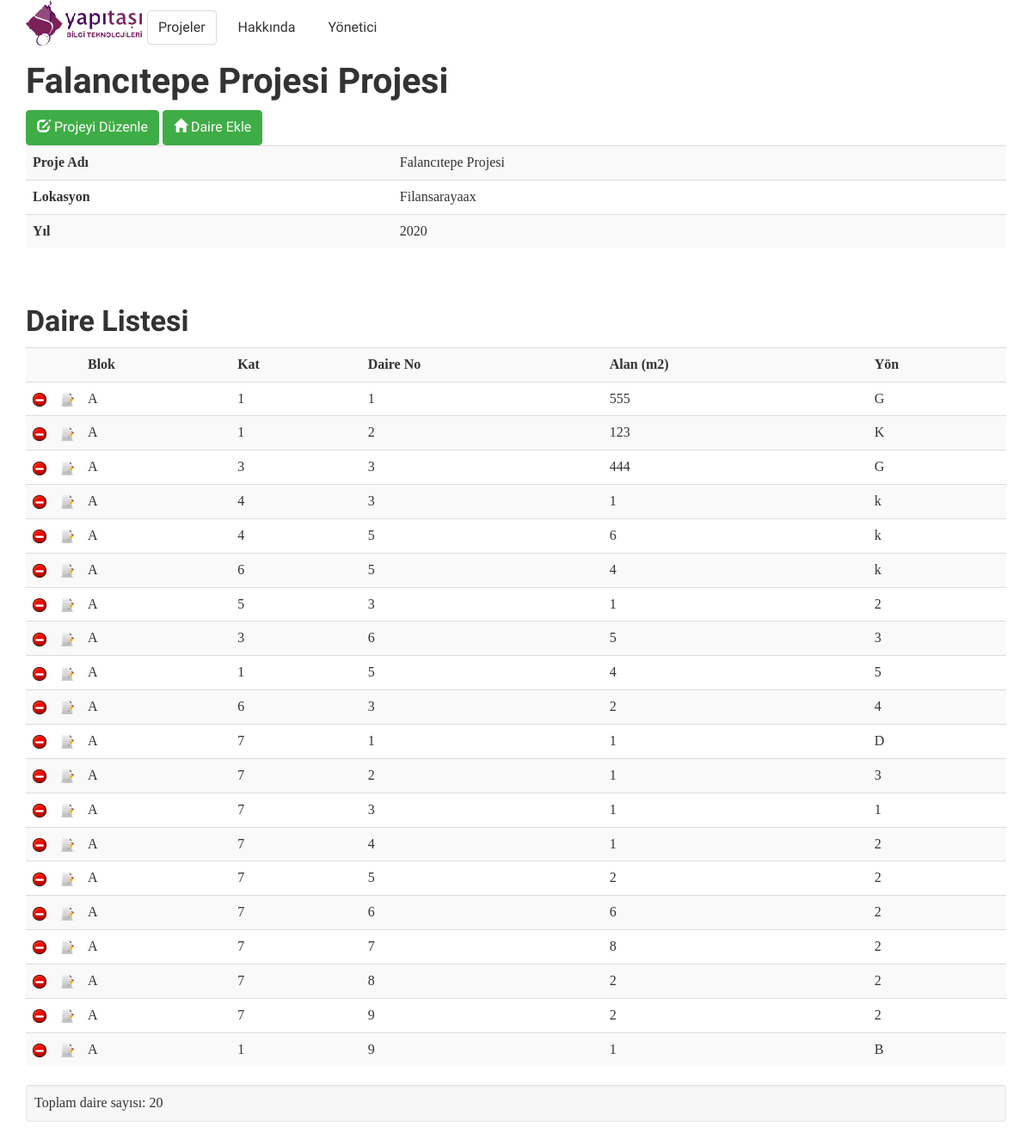
The page /unit/project/8/ on the database as committed earlier.
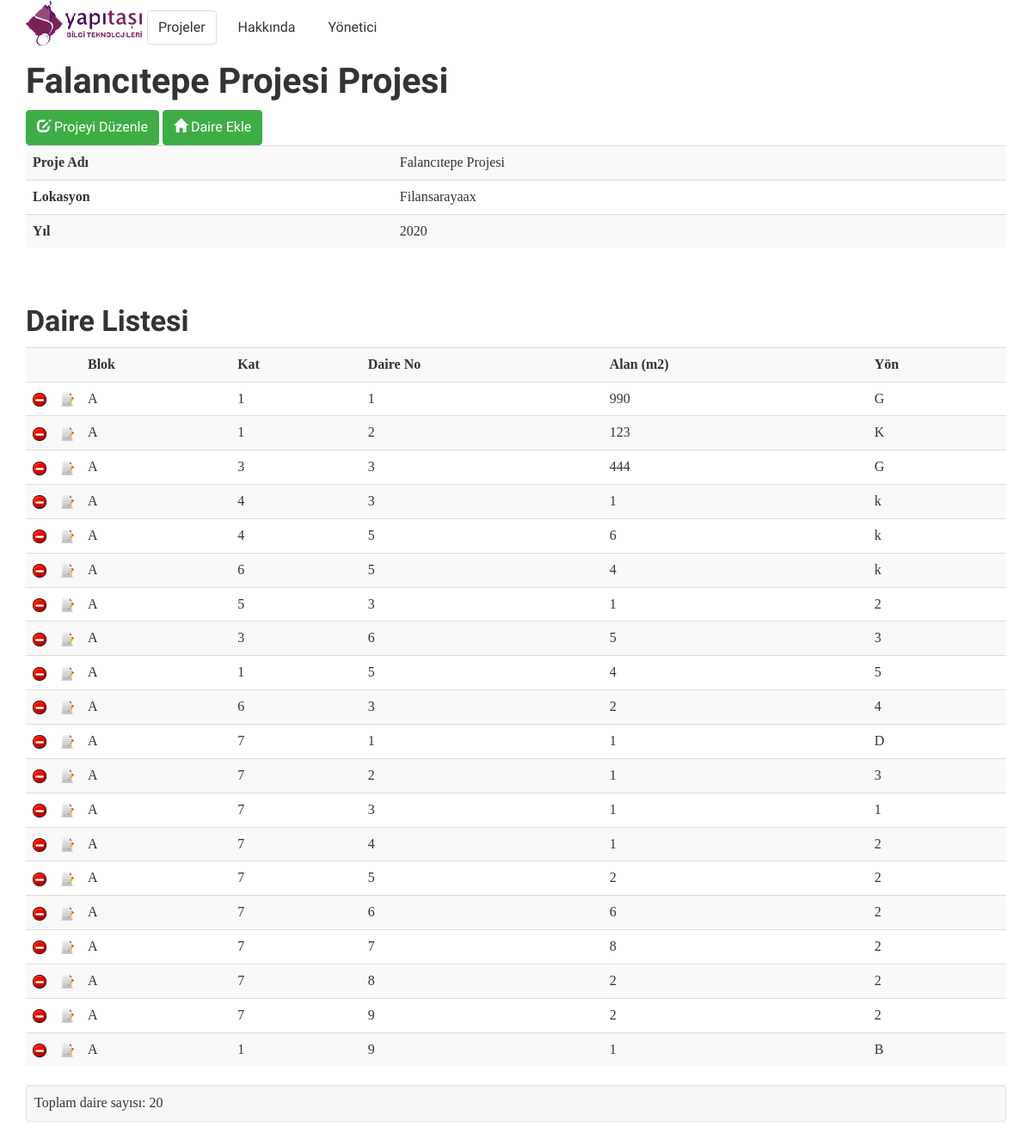
The same page on the database as committed later.
### unit/models.py (models this page shows, shortened)
class Project(models.Model):
    name = models.CharField('project_name', max_length=80)
    city = models.CharField('project_city', max_length=80)
    year = models.IntegerField('launch_year')
    class Meta:
        unique_together = ('name', 'city',)

class Unit(models.Model):
    project = models.ForeignKey(Project)
    block = models.CharField('block', max_length=10)
    floor = models.IntegerField('unit_floor')
    unit_no = models.IntegerField('unit_no')
    area = models.IntegerField('gross area (m2)')
    direction = models.CharField('direction', max_length=2)
    class Meta:
        unique_together = ('project','block', 'floor', 'unit_no',)

### unit/views.py (the view)
# urls.py: url(r'^project/(?P<id>[\d]+)/$', views.project, name='project'),
def project(request, id):
    project = Project.objects.get(id=id)
    context = {'project': project,
               'units':Unit.objects.filter(project=id),}
    return render(request, 'unit/project.html', context)

### unit/templates/unit/project.html (shortened to what this page needs)
{% extends 'common/base.html' %}
{% block content %}
    <h1> {{ project.name }} Projesi</h1>
        <a class="btn btn-success" href="{% url 'edit_project' project.id %}">
				<i class="glyphicon glyphicon-edit"></i> Projeyi Düzenle
			</a>
        <a class="btn btn-success" href="{% url 'add_unit' project.id %}">
				<i class="glyphicon glyphicon-home"></i> Daire Ekle
			</a>
     <table class="table table-striped table-hover">
    <tr>
        <th>Proje Adı</th>
        <td>{{ project.name }}</td>
    </tr>
     <tr>
        <th>Lokasyon</th>
        <td>{{  project.city }}</td>
    </tr>
            <tr>
        <th>Yıl</th>
        <td>{{  project.year }}</td>
    </tr>
    </table>
    <br>
    <h2>Daire Listesi</h2>
    {% if units %}
    <table class="table table-striped table-hover">
    <tr>
        <th style="width:10px" title="Sil"></th>
        <th style="width:10px" title="Düzenle"></th>
        <th>Blok</th>
        <th>Kat</th>
        <th>Daire No</th>
        <th>Alan (m2)</th>
        <th>Yön</th>
    </tr>
    {% load endless %}
    {% for unit in units %}
    <tr>
    <td><a href="{% url 'delete_unit' unit.id %}"><img src="{{ STATIC_URL }}icons/delete.png" alt="Sil"></a></td>
    <td><a href="{% url 'edit_unit' unit.id %}"><img src="{{ STATIC_URL }}icons/edit.png" alt="Düzenle"></a></td>
    <td>{{  unit.block }}</td>
    <td>{{  unit.floor }}</td>
    <td>{{  unit.unit_no }}</td>
    <td>{{  unit.area }}</td>
    <td>{{  unit.direction }}</td>
    </tr>
    {% endfor %}
    </table>
        <div class="well well-sm">
            Toplam daire sayısı: {{ project.unit_set.count }}
        </div>
         {% else %}
    <li>Bu projeye henüz daire eklenmemiş.</li>
    {% endif %}
{% endblock %}

### common/templates/common/base.html (shortened to what this page needs)
<!DOCTYPE html>
<html lang="en">
  <head>
    <link href="{{ STATIC_URL }}css/bootstrap.min.css" rel="stylesheet">
    <link href="{{ STATIC_URL }}css/starter-template.css" rel="stylesheet">
  </head>
  <body>
    <div class="navbar navbar-inverse navbar-fixed-top" role="navigation">
      <div class="container">
        <div class="navbar-header">
            <a href="http://www.yapitasi.com/tr/"><img src="{{ STATIC_URL }}img/logo.png" alt="Yapıtaşı Bilgi Teknolojileri" title="Yapıtaşı Bilgi Teknolojileri"></a>
        </div>
        <div class="collapse navbar-collapse">
          <ul class="nav navbar-nav">
            <li class="active"><a href="{% url 'project_list'%}">Projeler</a></li>
            <li><a href="#about">Hakkında</a></li>
            <li><a href="/admin">Yönetici</a></li>
          </ul>
        </div>
      </div>
    </div>
    <div class="container">
        {% block content %}{% endblock content %}
    </div>
  </body>
</html>

### _static/css/starter-template.css (style rules this page uses)
body { padding-top: 50px; }

Rows that differ between the two databases and show on the page:
changed Unit (number 1 of 20 on the later page): area "555" → "990"
